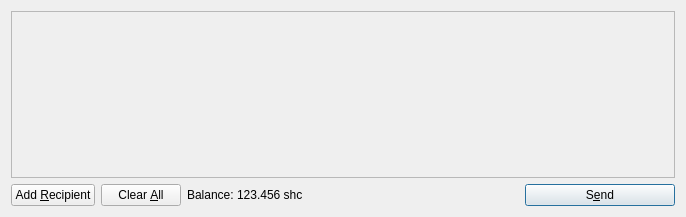
<?xml version="1.0" encoding="UTF-8"?>
<ui version="4.0">
 <class>SendCoinsDialog</class>
 <widget class="QDialog" name="SendCoinsDialog">
  <property name="geometry">
   <rect>
    <x>0</x>
    <y>0</y>
    <width>686</width>
    <height>217</height>
   </rect>
  </property>
  <property name="windowTitle">
   <string>Send Coins</string>
  </property>
  <layout class="QVBoxLayout" name="verticalLayout">
   <item>
    <widget class="QScrollArea" name="scrollArea">
     <property name="widgetResizable">
      <bool>true</bool>
     </property>
     <widget class="QWidget" name="scrollAreaWidgetContents">
      <property name="geometry">
       <rect>
        <x>0</x>
        <y>0</y>
        <width>666</width>
        <height>165</height>
       </rect>
      </property>
      <layout class="QVBoxLayout" name="verticalLayout_2">
       <property name="margin">
        <number>0</number>
       </property>
       <item>
        <layout class="QVBoxLayout" name="entries">
         <property name="spacing">
          <number>6</number>
         </property>
        </layout>
       </item>
       <item>
        <spacer name="verticalSpacer">
         <property name="orientation">
          <enum>Qt::Vertical</enum>
         </property>
         <property name="sizeHint" stdset="0">
          <size>
           <width>20</width>
           <height>40</height>
          </size>
         </property>
        </spacer>
       </item>
      </layout>
     </widget>
    </widget>
   </item>
   <item>
    <layout class="QHBoxLayout" name="horizontalLayout">
     <item>
      <widget class="QPushButton" name="addButton">
       <property name="toolTip">
        <string>Send to multiple recipients at once</string>
       </property>
       <property name="text">
        <string>Add &amp;Recipient</string>
       </property>
       <property name="icon">
        <iconset resource="../bitcoin.qrc">
         <normaloff>:/icons/add</normaloff>:/icons/add</iconset>
       </property>
       <property name="autoDefault">
        <bool>false</bool>
       </property>
      </widget>
     </item>
     <item>
      <widget class="QPushButton" name="clearButton">
       <property name="sizePolicy">
        <sizepolicy hsizetype="Minimum" vsizetype="Fixed">
         <horstretch>0</horstretch>
         <verstretch>0</verstretch>
        </sizepolicy>
       </property>
       <property name="toolTip">
        <string>Remove all transaction fields</string>
       </property>
       <property name="text">
        <string>Clear &amp;All</string>
       </property>
       <property name="icon">
        <iconset resource="../bitcoin.qrc">
         <normaloff>:/icons/remove</normaloff>:/icons/remove</iconset>
       </property>
       <property name="autoRepeatDelay">
        <number>300</number>
       </property>
       <property name="autoDefault">
        <bool>false</bool>
       </property>
      </widget>
     </item>
     <item>
      <layout class="QHBoxLayout" name="horizontalLayout_2">
       <property name="spacing">
        <number>3</number>
       </property>
       <item>
        <widget class="QLabel" name="label">
         <property name="text">
          <string>Balance:</string>
         </property>
        </widget>
       </item>
       <item>
        <widget class="QLabel" name="labelBalance">
         <property name="cursor">
          <cursorShape>IBeamCursor</cursorShape>
         </property>
         <property name="text">
          <string>123.456 shc</string>
         </property>
         <property name="textInteractionFlags">
          <set>Qt::LinksAccessibleByMouse|Qt::TextSelectableByKeyboard|Qt::TextSelectableByMouse</set>
         </property>
        </widget>
       </item>
      </layout>
     </item>
     <item>
      <spacer name="horizontalSpacer">
       <property name="orientation">
        <enum>Qt::Horizontal</enum>
       </property>
       <property name="sizeHint" stdset="0">
        <size>
         <width>40</width>
         <height>20</height>
        </size>
       </property>
      </spacer>
     </item>
     <item>
      <widget class="QPushButton" name="sendButton">
       <property name="minimumSize">
        <size>
         <width>150</width>
         <height>0</height>
        </size>
       </property>
       <property name="toolTip">
        <string>Confirm the send action</string>
       </property>
       <property name="text">
        <string>S&amp;end</string>
       </property>
       <property name="icon">
        <iconset resource="../bitcoin.qrc">
         <normaloff>:/icons/send</normaloff>:/icons/send</iconset>
       </property>
       <property name="default">
        <bool>true</bool>
       </property>
      </widget>
     </item>
    </layout>
   </item>
  </layout>
 </widget>
 <resources>
  <include location="../bitcoin.qrc"/>
 </resources>
 <connections/>
</ui>
